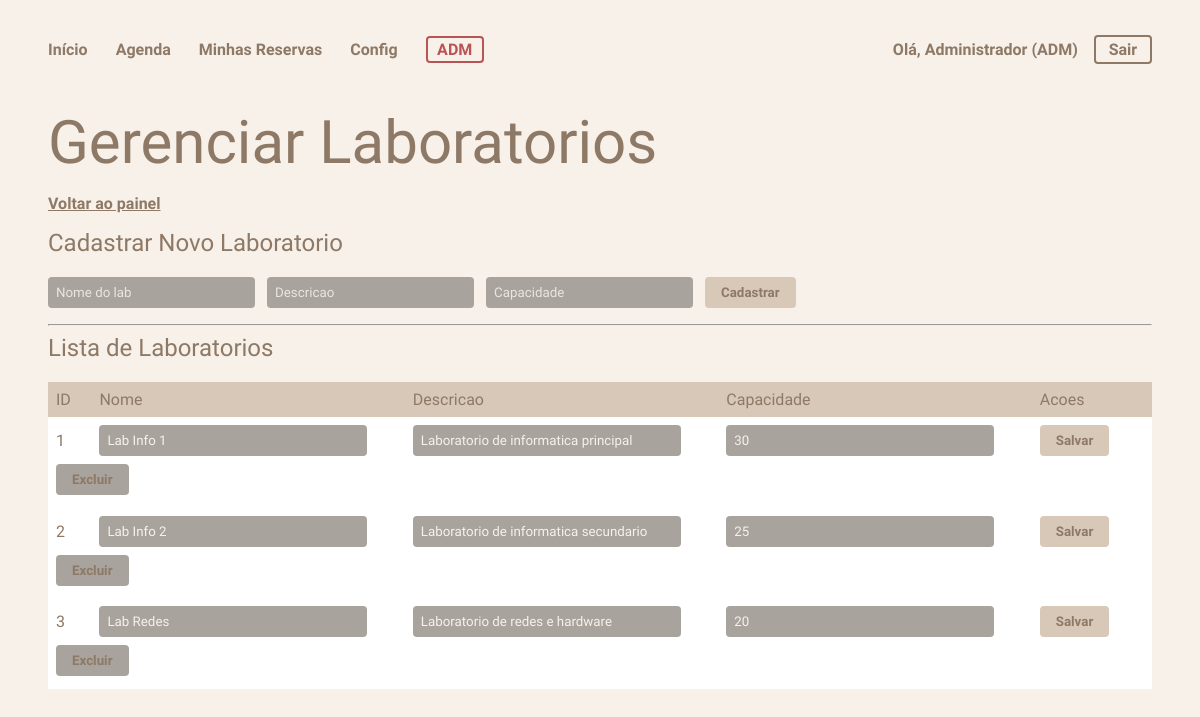
Page /admin/laboratorios (signed in) on the committed database.
### tables this page shows
CREATE TABLE Laboratorio (
        id INTEGER NOT NULL PRIMARY KEY AUTOINCREMENT,
        nome VARCHAR(50) NOT NULL,
        descricao VARCHAR(200),
        capacidade INTEGER NOT NULL DEFAULT 30
    );

### routes.py (the view, shortened to what this page needs)
@app.route("/admin/laboratorios", methods=["GET", "POST"])
@admin_required
def admin_laboratorios():
    mensagem = None
    labs = ListarLaboratorios()
    return render_template("admin_laboratorios.html", labs=labs, mensagem=mensagem)

### agenda.py (called while the page is built)
def ListarLaboratorios():
    cursor.execute("SELECT id, nome, descricao, capacidade FROM Laboratorio ORDER BY nome")
    return cursor.fetchall()

def Periodos():
    return PERIODOS

### autenticacao.py (called while the page is built)
def admin_required(funcao):
    @wraps(funcao)
    def decorada(*args, **kwargs):
        if not session.get("usuario_id"):
            return redirect(url_for("login"))
        if not session.get("usuario_admin"):
            return redirect(url_for("agenda"))
        return funcao(*args, **kwargs)
    return decorada

### routes.py (called while the page is built)
@app.context_processor
def contexto_global():
    return {
        "periodos": Periodos(),
        "usuario_sessao": session.get("usuario_nome"),
        "usuario_eh_admin": session.get("usuario_admin", False),
    }

### templates/admin_laboratorios.html (shortened to what this page needs)
{% extends "base.html" %}
{% block conteudo %}
    <h1>Gerenciar Laboratorios</h1>
    <p class="link-extra"><a href="{{ url_for('admin_dashboard') }}">Voltar ao painel</a></p>
    <h2>Cadastrar Novo Laboratorio</h2>
    <form action="{{ url_for('admin_laboratorios') }}" method="POST">
        <input type="text" name="nome" placeholder="Nome do lab" required>
        <input type="text" name="descricao" placeholder="Descricao">
        <input type="number" name="capacidade" placeholder="Capacidade" min="1">
        <button type="submit">Cadastrar</button>
    </form>
    <hr>
    <h2>Lista de Laboratorios</h2>
    <table>
        <thead>
            <tr>
                <th>ID</th>
                <th>Nome</th>
                <th>Descricao</th>
                <th>Capacidade</th>
                <th>Acoes</th>
            </tr>
        </thead>
        <tbody>
            {% for lab in labs %}
            <tr>
                <form action="{{ url_for('admin_laboratorios') }}" method="POST">
                    <td>{{ lab[0] }}</td>
                    <td><input type="text" name="nome" value="{{ lab[1] }}"></td>
                    <td><input type="text" name="descricao" value="{{ lab[2] or '' }}"></td>
                    <td><input type="number" name="capacidade" value="{{ lab[3] }}" min="1"></td>
                    <td><button type="submit">Salvar</button></td>
                </form>
            </tr>
            <tr>
                <form action="{{ url_for('admin_laboratorios') }}" method="POST">
                    <td colspan="5" class="acoes-excluir">
                        <button type="submit" class="botao-excluir"
                                onclick="return confirm('Excluir este laboratorio? (remove as reservas)')">Excluir</button>
                    </td>
                </form>
            </tr>
            {% else %}
            <tr>
                <td colspan="5" style="text-align: center;">Nenhum laboratorio cadastrado.</td>
            </tr>
            {% endfor %}
        </tbody>
    </table>
{% endblock %}

### static/style.css (style rules this page uses)
:root { --bg: #f8f1e9; --bg-2: #ffffff; --texto: #8d7966; --texto-forte: #4a3f2f; --accent: #d8c8b8; --input-bg: #a8a39d; --input-texto: #f8f1e9; --borda: #8d7966; }
* { font-family: "Stack Sans Headline", sans-serif; font-optical-sizing: auto; font-weight: 400; font-style: normal; box-sizing: border-box; }
body { background-color: var(--bg); margin: 0; padding: 2vw 4vw; transition: background-color 0.3s ease, color 0.3s ease; color: var(--texto); }
h1 { font-size: 5vw; margin: 0; color: var(--texto); }
h2 { margin-top: 0; color: var(--texto); }
a { color: var(--texto); }
.link-extra a { font-weight: bold; }
table { background-color: var(--bg-2); border-collapse: collapse; width: 100%; text-align: left; margin-top: 0.5rem; }
tr { color: var(--texto); }
th { background-color: var(--accent); padding: 0.5rem; }
td { padding: 0.5rem; }
td input { width: 90%; }
.acoes-excluir { padding-top: 0 !important; padding-bottom: 0.8rem !important; }
form { display: flex; flex-wrap: wrap; gap: 0.75rem; align-items: center; margin-bottom: 1rem; }
input, select { background-color: var(--input-bg); color: var(--input-texto); border: none; padding: 0.5rem; border-radius: 4px; }
input::placeholder { color: var(--input-texto); opacity: 0.85; }
button { color: var(--texto); background-color: var(--accent); border: none; padding: 0.5rem 1rem; border-radius: 4px; cursor: pointer; font-weight: bold; }
.botao-excluir { background-color: var(--input-bg); }

### rows in the picture
Laboratorio: id "1", nome "Lab Info 1", descricao "Laboratorio de informatica principal", capacidade "30"
Laboratorio: id "2", nome "Lab Info 2", descricao "Laboratorio de informatica secundario", capacidade "25"
Laboratorio: id "3", nome "Lab Redes", descricao "Laboratorio de redes e hardware", capacidade "20"

### other values in the picture
{{ usuario_sessao }} "Administrador"
